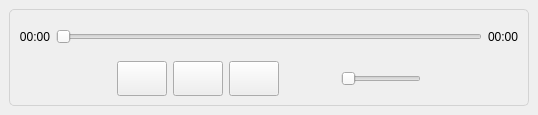
<?xml version="1.0" encoding="UTF-8"?>
<ui version="4.0">
 <class>PlayerControls</class>
 <widget class="QWidget" name="PlayerControls">
  <property name="geometry">
   <rect>
    <x>0</x>
    <y>0</y>
    <width>538</width>
    <height>115</height>
   </rect>
  </property>
  <property name="sizePolicy">
   <sizepolicy hsizetype="Expanding" vsizetype="Expanding">
    <horstretch>0</horstretch>
    <verstretch>0</verstretch>
   </sizepolicy>
  </property>
  <property name="maximumSize">
   <size>
    <width>16777215</width>
    <height>115</height>
   </size>
  </property>
  <property name="windowTitle">
   <string>Form</string>
  </property>
  <property name="layoutDirection">
   <enum>Qt::LeftToRight</enum>
  </property>
  <property name="autoFillBackground">
   <bool>false</bool>
  </property>
  <layout class="QGridLayout" name="gridLayout_2">
   <property name="leftMargin">
    <number>9</number>
   </property>
   <property name="topMargin">
    <number>9</number>
   </property>
   <property name="rightMargin">
    <number>9</number>
   </property>
   <property name="bottomMargin">
    <number>9</number>
   </property>
   <item row="0" column="0" colspan="2">
    <widget class="QFrame" name="frame">
     <property name="enabled">
      <bool>true</bool>
     </property>
     <property name="sizePolicy">
      <sizepolicy hsizetype="Expanding" vsizetype="Expanding">
       <horstretch>0</horstretch>
       <verstretch>0</verstretch>
      </sizepolicy>
     </property>
     <property name="minimumSize">
      <size>
       <width>520</width>
       <height>0</height>
      </size>
     </property>
     <property name="maximumSize">
      <size>
       <width>16777215</width>
       <height>109</height>
      </size>
     </property>
     <property name="styleSheet">
      <string notr="true">QFrame#frame{
	border: 1px solid lightgrey;
	border-radius: 5px;
}</string>
     </property>
     <property name="frameShape">
      <enum>QFrame::StyledPanel</enum>
     </property>
     <property name="frameShadow">
      <enum>QFrame::Raised</enum>
     </property>
     <property name="lineWidth">
      <number>1</number>
     </property>
     <property name="midLineWidth">
      <number>0</number>
     </property>
     <layout class="QGridLayout" name="gridLayout" columnstretch="1,0,0,0,0,0,0,0">
      <property name="sizeConstraint">
       <enum>QLayout::SetDefaultConstraint</enum>
      </property>
      <item row="0" column="0" colspan="8">
       <layout class="QHBoxLayout" name="horizontalLayout">
        <item>
         <widget class="QLabel" name="labelCurrentTime">
          <property name="maximumSize">
           <size>
            <width>50</width>
            <height>16777215</height>
           </size>
          </property>
          <property name="text">
           <string>00:00</string>
          </property>
          <property name="alignment">
           <set>Qt::AlignRight|Qt::AlignTrailing|Qt::AlignVCenter</set>
          </property>
         </widget>
        </item>
        <item>
         <widget class="QSlider" name="timeLineSlider">
          <property name="orientation">
           <enum>Qt::Horizontal</enum>
          </property>
         </widget>
        </item>
        <item>
         <widget class="QLabel" name="labelTotalTime">
          <property name="maximumSize">
           <size>
            <width>50</width>
            <height>16777215</height>
           </size>
          </property>
          <property name="text">
           <string>00:00</string>
          </property>
         </widget>
        </item>
       </layout>
      </item>
      <item row="2" column="0" colspan="8">
       <layout class="QHBoxLayout" name="horizontalLayout_2">
        <item>
         <spacer name="horizontalSpacer">
          <property name="orientation">
           <enum>Qt::Horizontal</enum>
          </property>
          <property name="sizeHint" stdset="0">
           <size>
            <width>40</width>
            <height>20</height>
           </size>
          </property>
         </spacer>
        </item>
        <item>
         <widget class="QPushButton" name="pushButtonBack">
          <property name="sizePolicy">
           <sizepolicy hsizetype="Minimum" vsizetype="Minimum">
            <horstretch>0</horstretch>
            <verstretch>0</verstretch>
           </sizepolicy>
          </property>
          <property name="minimumSize">
           <size>
            <width>50</width>
            <height>35</height>
           </size>
          </property>
          <property name="maximumSize">
           <size>
            <width>50</width>
            <height>35</height>
           </size>
          </property>
          <property name="text">
           <string/>
          </property>
          <property name="iconSize">
           <size>
            <width>25</width>
            <height>25</height>
           </size>
          </property>
         </widget>
        </item>
        <item>
         <widget class="QPushButton" name="pushButtonPlay">
          <property name="sizePolicy">
           <sizepolicy hsizetype="Minimum" vsizetype="Minimum">
            <horstretch>0</horstretch>
            <verstretch>0</verstretch>
           </sizepolicy>
          </property>
          <property name="minimumSize">
           <size>
            <width>50</width>
            <height>35</height>
           </size>
          </property>
          <property name="maximumSize">
           <size>
            <width>50</width>
            <height>35</height>
           </size>
          </property>
          <property name="text">
           <string/>
          </property>
          <property name="iconSize">
           <size>
            <width>25</width>
            <height>25</height>
           </size>
          </property>
          <property name="checkable">
           <bool>false</bool>
          </property>
         </widget>
        </item>
        <item>
         <widget class="QPushButton" name="pushButtonNext">
          <property name="sizePolicy">
           <sizepolicy hsizetype="Minimum" vsizetype="Minimum">
            <horstretch>0</horstretch>
            <verstretch>0</verstretch>
           </sizepolicy>
          </property>
          <property name="minimumSize">
           <size>
            <width>50</width>
            <height>35</height>
           </size>
          </property>
          <property name="maximumSize">
           <size>
            <width>50</width>
            <height>35</height>
           </size>
          </property>
          <property name="text">
           <string/>
          </property>
          <property name="iconSize">
           <size>
            <width>25</width>
            <height>25</height>
           </size>
          </property>
         </widget>
        </item>
        <item>
         <widget class="QPushButton" name="pushButtonVolume">
          <property name="sizePolicy">
           <sizepolicy hsizetype="Minimum" vsizetype="Minimum">
            <horstretch>0</horstretch>
            <verstretch>0</verstretch>
           </sizepolicy>
          </property>
          <property name="minimumSize">
           <size>
            <width>50</width>
            <height>35</height>
           </size>
          </property>
          <property name="maximumSize">
           <size>
            <width>35</width>
            <height>50</height>
           </size>
          </property>
          <property name="focusPolicy">
           <enum>Qt::NoFocus</enum>
          </property>
          <property name="text">
           <string/>
          </property>
          <property name="iconSize">
           <size>
            <width>25</width>
            <height>25</height>
           </size>
          </property>
          <property name="checkable">
           <bool>false</bool>
          </property>
          <property name="default">
           <bool>false</bool>
          </property>
          <property name="flat">
           <bool>true</bool>
          </property>
         </widget>
        </item>
        <item>
         <widget class="QSlider" name="volumeSlider">
          <property name="enabled">
           <bool>true</bool>
          </property>
          <property name="sizePolicy">
           <sizepolicy hsizetype="Expanding" vsizetype="Fixed">
            <horstretch>0</horstretch>
            <verstretch>0</verstretch>
           </sizepolicy>
          </property>
          <property name="minimumSize">
           <size>
            <width>0</width>
            <height>0</height>
           </size>
          </property>
          <property name="maximumSize">
           <size>
            <width>80</width>
            <height>16777215</height>
           </size>
          </property>
          <property name="orientation">
           <enum>Qt::Horizontal</enum>
          </property>
          <property name="invertedAppearance">
           <bool>false</bool>
          </property>
          <property name="tickPosition">
           <enum>QSlider::NoTicks</enum>
          </property>
         </widget>
        </item>
        <item>
         <spacer name="horizontalSpacer_2">
          <property name="orientation">
           <enum>Qt::Horizontal</enum>
          </property>
          <property name="sizeHint" stdset="0">
           <size>
            <width>40</width>
            <height>20</height>
           </size>
          </property>
         </spacer>
        </item>
       </layout>
      </item>
     </layout>
    </widget>
   </item>
  </layout>
 </widget>
 <resources/>
 <connections/>
</ui>
